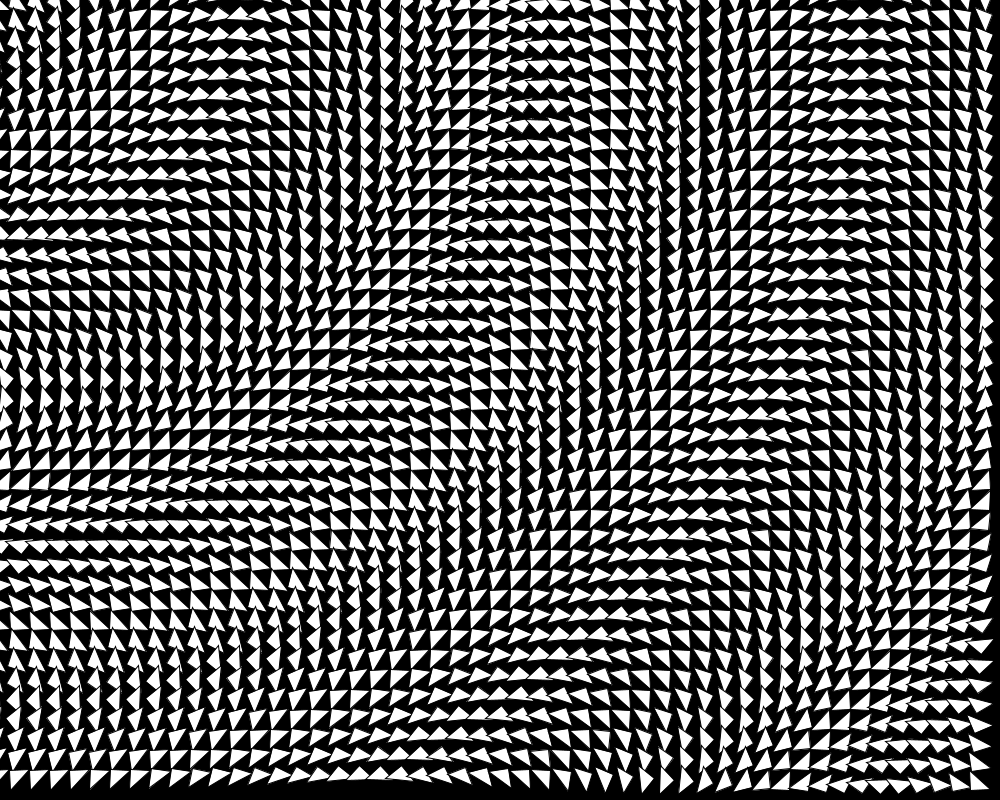
Frame 1 (no input)
Frame 60 (the mouse pressed at the canvas centre just before this capture): identical to frame 1, image omitted
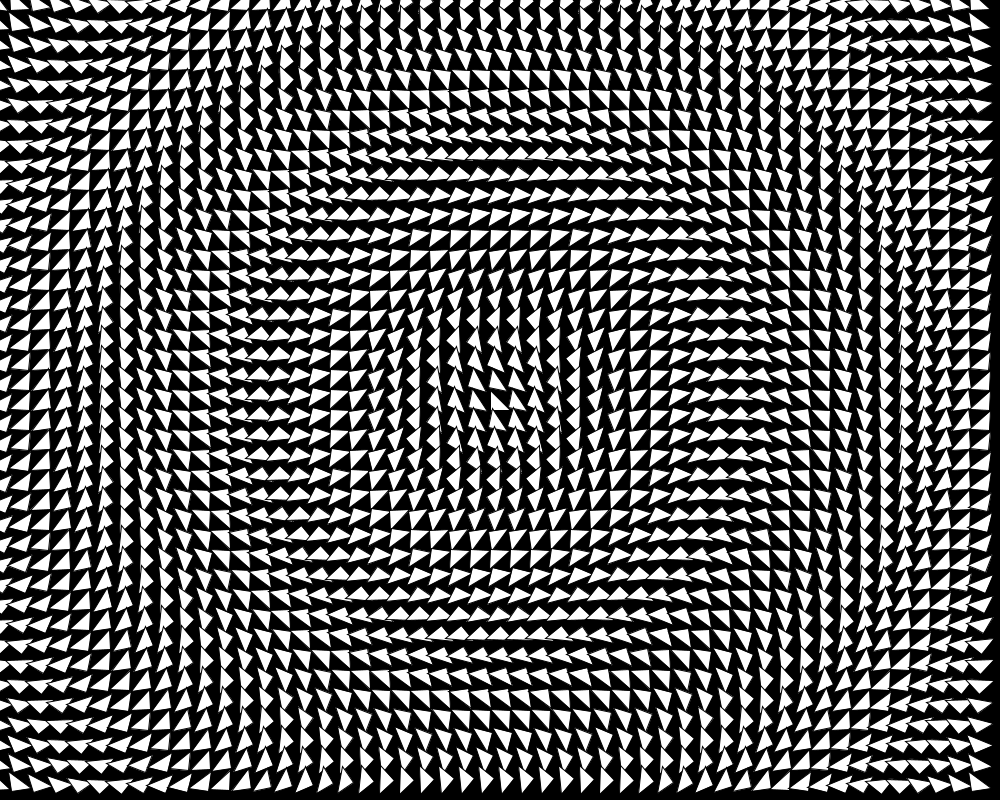
Frame 120 (the mouse held since frame 60 and released just before this capture)

The Processing sketch that drew these frames (run headless with seeded random() and noise(); from frame 60 on, the mouse is pressed at the canvas centre):

// Processing sketch: PXP_rotating_triangles
// ── PXP_rotating_triangles.pde
// The world pixel by pixel 2019
// Daniel Rozin
// grid of triangles rotating according to mouse position

int cellSize= 20;                  // the size of each element

void setup() {
  size(1000, 800);
}

void draw() {
  background (0);
  for (int x = 0; x < width; x+=cellSize) {
    for (int y = 0; y < height; y+=cellSize) {
      float distanceToMouse= dist(x, y, mouseX, mouseY);     // calculate the distance of the element to the mouse
      pushMatrix();                                          // if we dont push and pop the matrix our transformations will accumolate
      translate(x, y); 
      rotate(distanceToMouse/100);
      triangle(-cellSize/2, -cellSize/2, -cellSize/2, cellSize/2, cellSize/2, cellSize/2);
      popMatrix();
    }
  }
}
